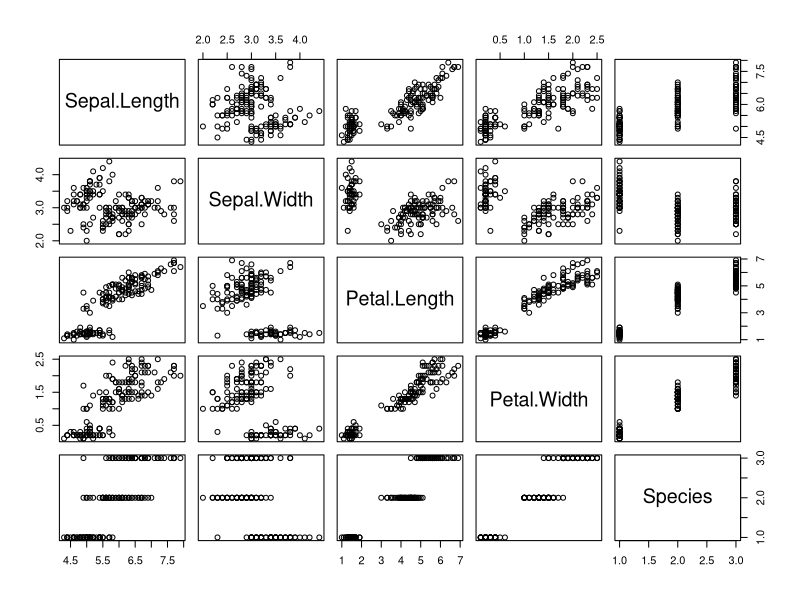
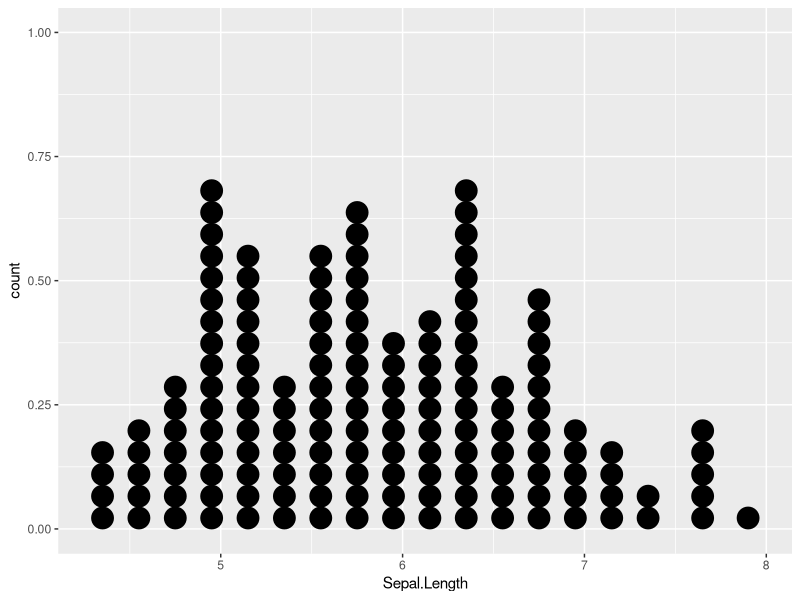
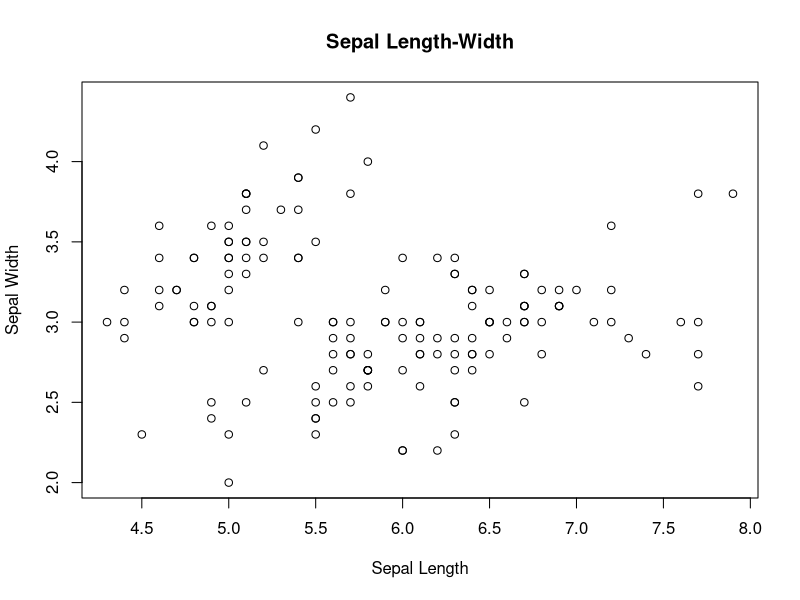
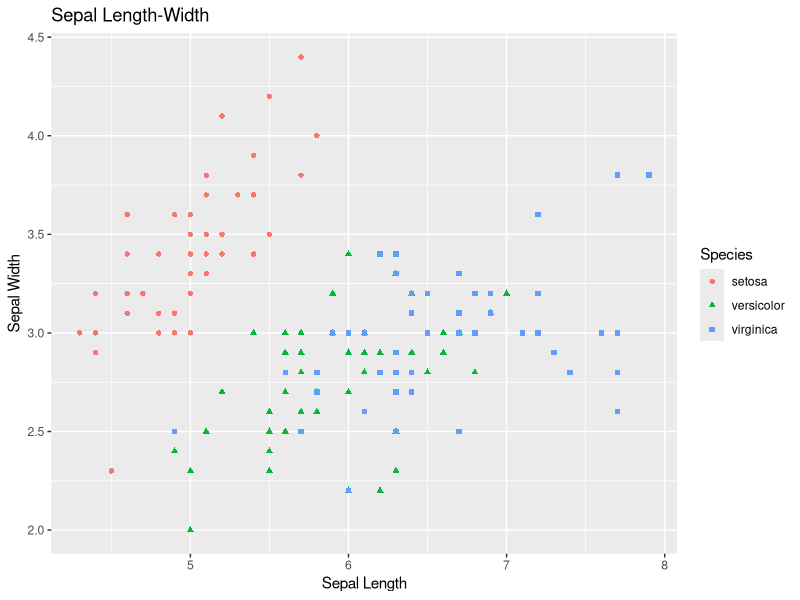

Here is the R script that generated these plots, in order:
data <- iris

plot(data)

head(data)


library(ggplot2)

a <- ggplot(data, aes(Sepal.Length))
a + geom_dotplot()

#making changes in here

plot(x=iris$Sepal.Length, y=iris$Sepal.Width, 
     xlab="Sepal Length", ylab="Sepal Width",  main="Sepal Length-Width")

scatter <- ggplot(data=iris, aes(x = Sepal.Length, y = Sepal.Width)) 
scatter + geom_point(aes(color=Species, shape=Species)) +
  xlab("Sepal Length") +  ylab("Sepal Width") +
  ggtitle("Sepal Length-Width")
